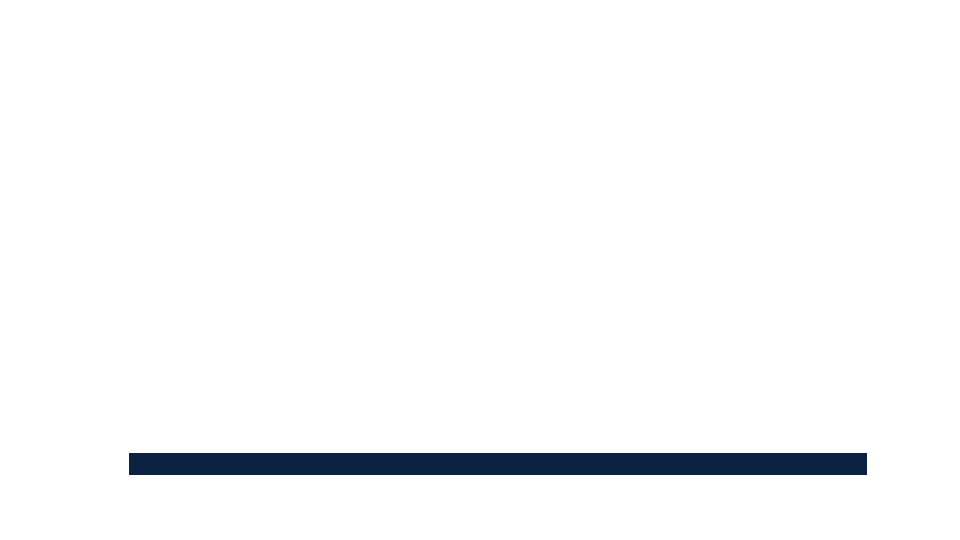
#> input picture video_system/templates/visual_systems/parlayvu_interview/legacy/layouts/1cam_broll.png, 1920 x 1080 px (shown at 1/2 size)
$ python -i render_video.py   (imports and definitions only)
#> lines starting #> are read from the running program, lines starting #| are printed output that depends on the picture; after the words box and inside, x2 and y2 are one past the last pixel; in counts of white or black regions, pixels touching at a corner belong together
from __future__ import annotations

import argparse
import json
import math
import shutil
import subprocess
import sys
from pathlib import Path

from PIL import Image, ImageChops, ImageDraw, ImageFilter, ImageFont


BASE_W, BASE_H = 1280, 720
W, H = 1920, 1080
FPS = 24
ONE_CAM_COVER_W = 1998
ONE_CAM_COVER_H = 1124
STILL_IMAGE_EXTENSIONS = {".jpg", ".jpeg", ".png", ".webp", ".bmp", ".tif", ".tiff"}

FONT_BOLD = Path(r"C:\Windows\Fonts\arialbd.ttf")
FONT_REG = Path(r"C:\Windows\Fonts\arial.ttf")


def sx(value: int | float) -> int:
    return round(value * W / BASE_W)


def sy(value: int | float) -> int:
    return round(value * H / BASE_H)


def sbox(box: tuple[int, int, int, int]) -> tuple[int, int, int, int]:
    x1, y1, x2, y2 = box
    return sx(x1), sy(y1), sx(x2), sy(y2)


def spos(x: int | float, y: int | float) -> tuple[int, int]:
    return sx(x), sy(y)


LOWER_STRIP_Y = sy(598)
ONE_CAM_LOWER_FRAME = sbox((25, 600, 1255, 700))
LOWER_LEFT = sbox((28, 604, 169, 697))
LOWER_RIGHT = sbox((1161, 604, 1254, 697))
TOP_TEXT_BOX = sbox((176, 606, 1157, 631))
BOTTOM_TEXT_BOX = sbox((184, 640, 1125, 687))

# Camera/b-roll box geometry for every multi-box layout, in 1280x720 design space (x, y, w, h),
# detected from the *transparent* boxes punched in each layout PNG. ``cams`` are listed in the
# order they're filled — reading order (left->right for side-by-side, top->bottom for the stacked
# *_broll layouts) — and the scene's cameras are placed into them in fixed role order
# (host, guest_01, guest_02, guest_03). So the host is always the far-left/top box and the last
# guest is always the far-right/bottom box, regardless of who is speaking. ``broll`` is the
# b-roll panel (landscape for *_broll, tall portrait for *_brollp), or None.
LAYOUT_BOXES: dict[str, dict] = {
    # Side-by-side camera layouts.
    "2cam":        {"cams": [(28, 26, 612, 564), (643, 26, 611, 564)], "broll": None},
    "3cam":        {"cams": [(28, 26, 407, 564), (438, 26, 406, 564), (847, 26, 407, 564)], "broll": None},
    "4cam":        {"cams": [(28, 26, 304, 564), (335, 26, 305, 564), (643, 26, 304, 564), (950, 26, 304, 564)], "broll": None},
    # Stacked cameras (left column, top->bottom) + wide LANDSCAPE b-roll on the right.
    "2cam_broll":  {"cams": [(28, 26, 217, 281), (28, 310, 217, 280)], "broll": (248, 26, 1006, 564)},
    "3cam_broll":  {"cams": [(28, 26, 217, 186), (28, 215, 217, 186), (28, 404, 217, 186)], "broll": (248, 26, 1006, 564)},
    "4cam_broll":  {"cams": [(28, 26, 217, 139), (28, 168, 217, 139), (28, 310, 217, 138), (28, 451, 217, 139)], "broll": (248, 26, 1006, 564)},
    # Side-by-side cameras + tall PORTRAIT b-roll panel.
    "1cam_brollp": {"cams": [(28, 26, 907, 564)], "broll": (938, 26, 315, 564)},
    "2cam_brollp": {"cams": [(28, 26, 450, 564), (800, 26, 454, 564)], "broll": (481, 26, 316, 564)},
    "3cam_brollp": {"cams": [(28, 26, 300, 564), (331, 26, 300, 564), (634, 26, 300, 564)], "broll": (937, 26, 317, 564)},
    "4cam_brollp": {"cams": [(28, 26, 450, 280), (800, 26, 453, 280), (28, 309, 450, 281), (800, 309, 453, 281)], "broll": (481, 26, 316, 564)},
    # Single camera + wide landscape b-roll (camera sits mid-left).
    "1cam_broll":  {"cams": [(28, 168, 217, 280)], "broll": (248, 26, 1006, 564)},
}

CAMERA_KEYS = ("host", "guest_01", "guest_02", "guest_03")
# Output-space pixels each video is grown on every side so it tucks BEHIND the template's
# white frame lines (no background gap at the inner edge) without spilling past their outer side.
OVERSCAN_PX = 3
# 1cam is full-frame (handled separately); everything else is a LAYOUT_BOXES multi-box layout.
ALL_PROGRAM_LAYOUTS = {"1cam"} | set(LAYOUT_BOXES)


def run(cmd: list[str | Path]) -> None:
    print(" ".join(str(c) for c in cmd))
    subprocess.run([str(c) for c in cmd], check=True)


def find_tool(name: str) -> str:
    found = shutil.which(name)
    if found:
        return found
    winget = (
        Path(r"C:\Users\DavidBaker\AppData\Local\Microsoft\WinGet\Packages")
        / r"Gyan.FFmpeg_Microsoft.Winget.Source_8wekyb3d8bbwe"
        / "ffmpeg-8.1-full_build"
        / "bin"
        / f"{name}.exe"
    )
    if winget.exists():
        return str(winget)
    return name


FFMPEG = find_tool("ffmpeg")
FFPROBE = find_tool("ffprobe")
#> further down, picture is the input picture: PIL image 1920x1080 RGBA; mean R, G, B, A 23.3, 24, 25, 30.9


# [45 lines left out: functions media_duration, parse_time, parse_offset_time, not called in this run]


def ffmpeg_filter_path(path: Path) -> str:
    text = path.resolve().as_posix()
    return text.replace(":", r"\:").replace("'", r"\'")


# [15 lines left out: function fit_text, not called in this run]


def trim_near_white(src: Image.Image, threshold: int = 245) -> Image.Image:
#> called with threshold = 245
    rgb = src.convert("RGB")
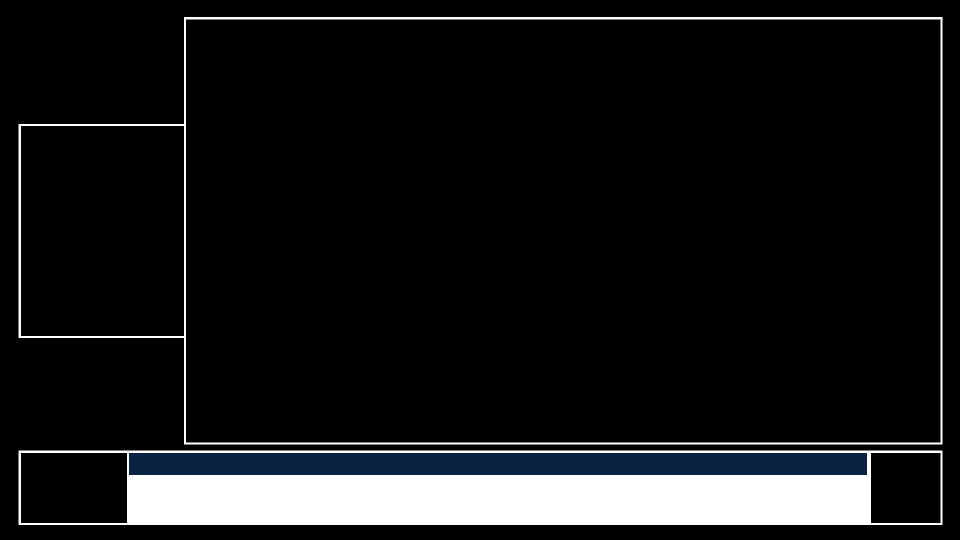
#> rgb: PIL image 1920x1080 RGB (shown at 1/2 size); mean R, G, B 23.3, 24, 25
    white = Image.new("RGB", rgb.size, "white")
#> white: PIL image 1920x1080 RGB; every value is 255
    diff = ImageChops.difference(rgb, white).convert("L")
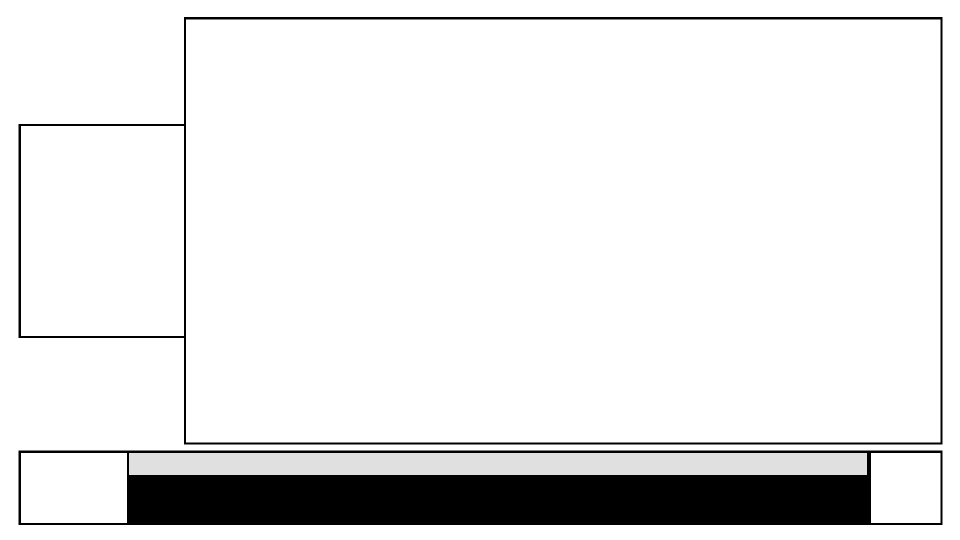
#> diff: PIL image 1920x1080 L (shown at 1/2 size); min 0, max 255, mean 231.1
    mask = diff.point(lambda px: 255 if px > 255 - threshold else 0)
#> mask: PIL image 1920x1080 L; 91% white; 2 black regions, box (x1, y1, x2, y2) and area: (37, 901, 1885, 1050) 161268, (37, 34, 1885, 889) 25169
    bbox = mask.getbbox()
#> bbox = (0, 0, 1920, 1080)
    if not bbox:
        return src
    return src.crop(bbox)


class Renderer:
    # [55 lines left out: functions __init__, find_program_start, infer_scene_durations, setting_bool, not called in this run]

    def setting_time(self, name: str, default: float) -> float:
        return parse_time(self.settings.get(name), default)

    def setting_text(self, name: str, default: str) -> str:
        value = self.settings.get(name)
        return str(value).strip() if value not in {None, ""} else default

    # [36 lines left out: functions add_broll_input, add_mixed_camera_audio, not called in this run]

    def duration_if_exists(self, path: Path) -> float:
        return media_duration(path) if path.exists() else 0.0

    # [737 lines left out: functions asset_path, prepare, paste_fit, redraw_logo_cell_frame, make_overlay, make_onecam_lower_third_overlay and 14 more, not called in this run]


# [2 lines not run here, left out]

>>> from PIL import Image
>>> picture = Image.open('../templates/visual_systems/parlayvu_interview/legacy/layouts/1cam_broll.png')
>>> result = trim_near_white(picture)
